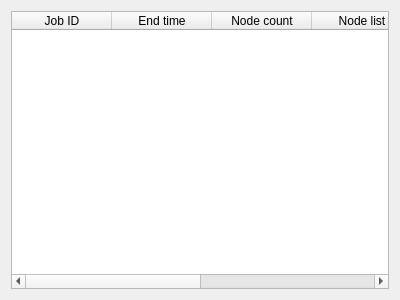
<?xml version="1.0" encoding="UTF-8"?>
<ui version="4.0">
 <class>Form</class>
 <widget class="QWidget" name="Form">
  <property name="geometry">
   <rect>
    <x>0</x>
    <y>0</y>
    <width>400</width>
    <height>300</height>
   </rect>
  </property>
  <property name="windowTitle">
   <string>Form</string>
  </property>
  <layout class="QGridLayout" name="gridLayout">
   <item row="0" column="0">
    <widget class="QTableWidget" name="jobs_table">
     <property name="columnCount">
      <number>6</number>
     </property>
     <column>
      <property name="text">
       <string>Job ID</string>
      </property>
     </column>
     <column>
      <property name="text">
       <string>End time</string>
      </property>
     </column>
     <column>
      <property name="text">
       <string>Node count</string>
      </property>
     </column>
     <column>
      <property name="text">
       <string>Node list</string>
      </property>
     </column>
     <column>
      <property name="text">
       <string>Reason</string>
      </property>
     </column>
     <column>
      <property name="text">
       <string>State</string>
      </property>
     </column>
    </widget>
   </item>
  </layout>
 </widget>
 <resources/>
 <connections/>
</ui>
